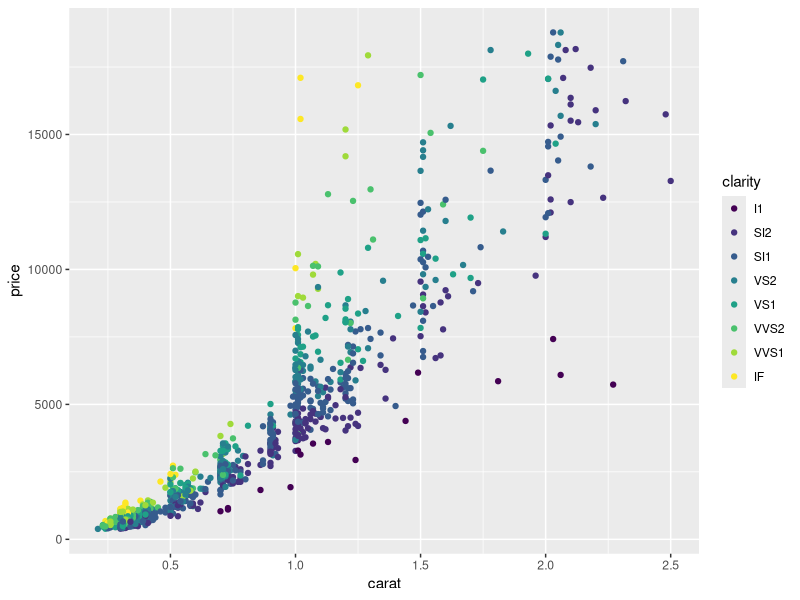
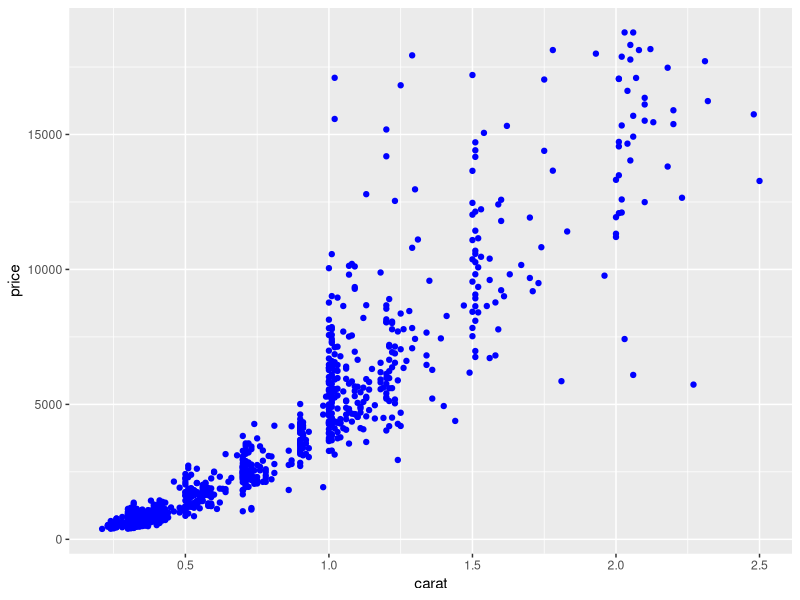
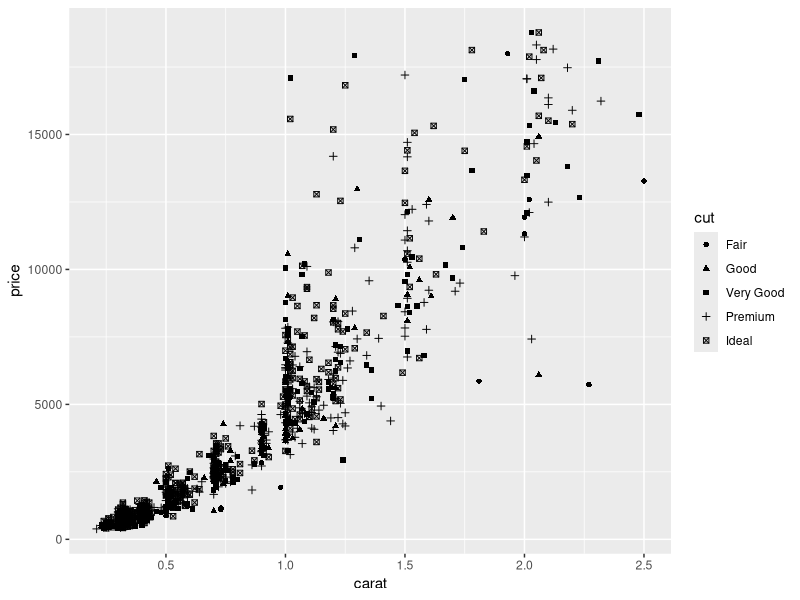
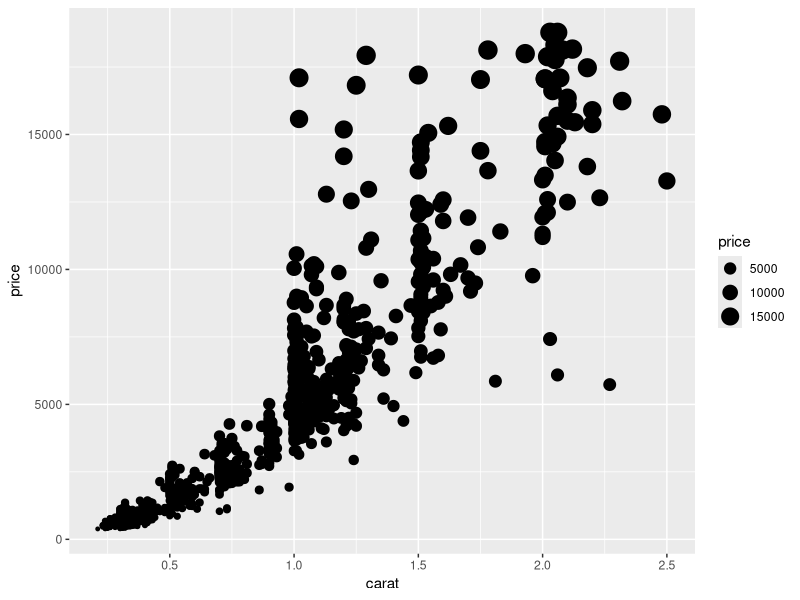
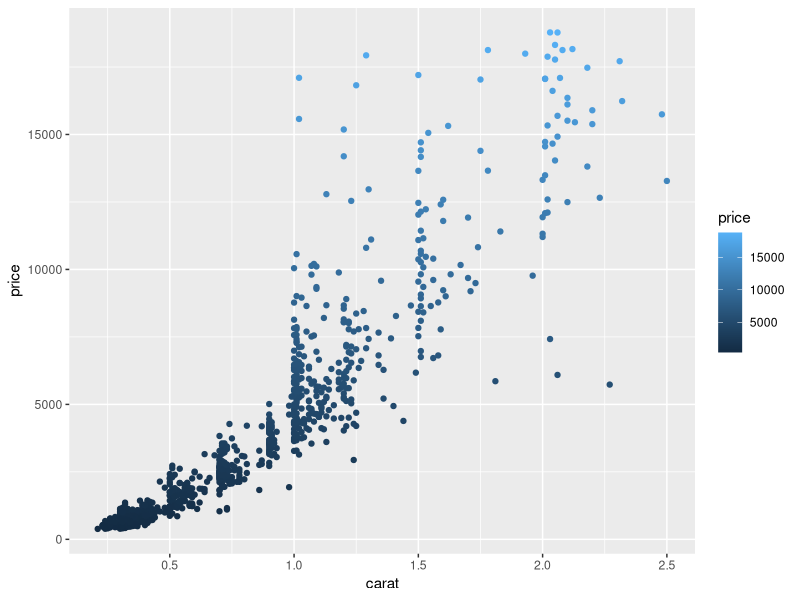
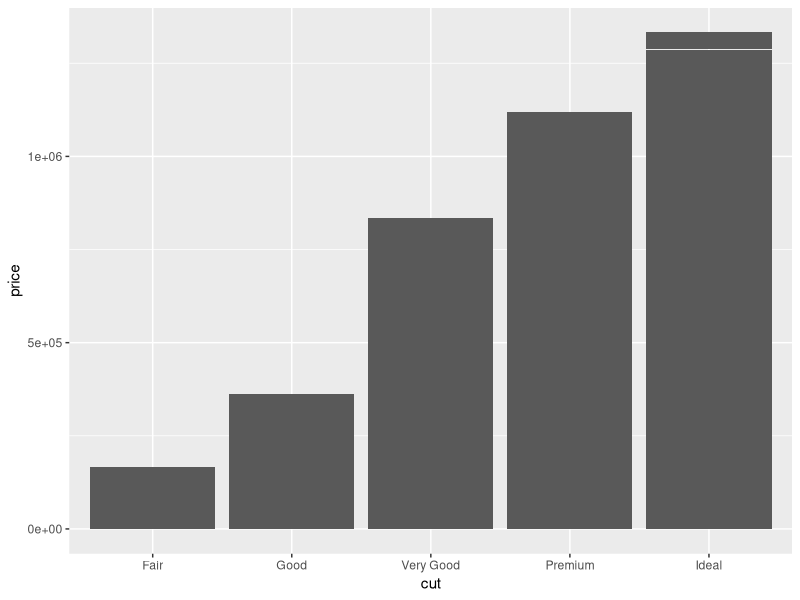
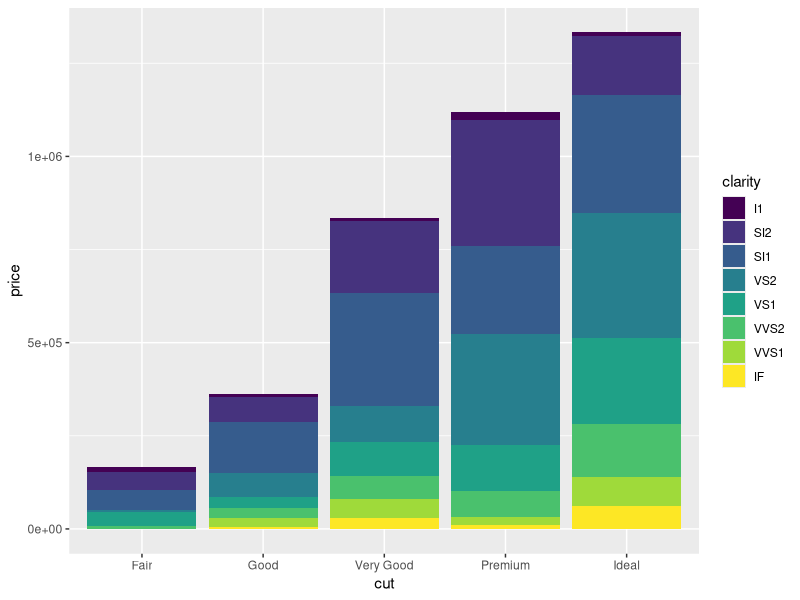

The R script that drew these images, in order:
# Exercise 1: ggplot2 basics

# Install and load the `ggplot2` package
# You will also want to load `dplyr`
library("ggplot2")
library("dplyr")

# For this exercise you'll be working with the `diamonds` data set included in 
# the ggplot2 library
# Use `?diamonds` to get more information about this data set (including the 
# column descriptions. Also check the _column names_ and the _number of rows_ 
# in the data set
?diamonds


# This data set has A LOT of rows. To make things a bit more readable, 
# use dplyr's `sample_n()` function to get a random 1000 rows from the data set
# Store this sample in a variable `diamonds_sample`
diamonds_sample <- sample_n(diamonds, 1000)

# Start by making a new `ggplot` with the `diamonds_sample` as the data (no 
# geometry yet)
# What do you see? (What did you expect?)
ggplot(data = diamonds_sample) +
  geom_point(mapping = aes(x = carat, y = price, color = clarity))

# Draw a scatter plot (with point geometry) with for the `diamonds_sample` set, 
# with the `carat` mapped to the x-position and `price` mapped to the y-position.
ggplot(data = diamonds_sample) +
  geom_point(mapping = aes(x = carat, y = price), color = "blue")

# Draw the same plot as above, but color each of the points based on their 
# clarity.
ggplot(data = diamonds_sample) +
  geom_point(mapping = aes(x = carat, y = price, shape = cut))

# Draw the same plot as above, but for the entire `diamonds` data set. Note this
# may take a few seconds to generate.
ggplot(data = diamonds_sample) +
  geom_point(mapping = aes(x = carat, y = price, size = price))

# Draw another scatter plot for `diamonds_sample` of price (y) by carat (x),
# but with all of the dots colored "blue".
# Hint: you'll need to set the color channel, not map a value to it!
ggplot(data = diamonds_sample) +
  geom_point(mapping = aes(x = carat, y = price, color = price))

# Draw a scatter plot for `diamonds_sample` of `price` by `carat`, where each
# point has an aesthetic _shape_ based on the diamond's `cut`.


# Draw a scatter plot for `diamonds_sample` of *`cut`* by `carat`, where each
# point has an aesthetic _size_ based on the diamond's *`price`*


# Try coloring the above plot based on the diamond's price!


# Draw a line plot (with line geometry) for `diamonds_sample`. The x-position 
# should be mapped to carat, y-position to price, and color to cut.


# That's kind of messy. Try using `smooth` geometry instead.


# Draw a plot with column geometry (a bar chart), mapping the diamond's `cut` to 
# the x-axis and `price` to the y-axis. Note that by default, column geometry 
# will us the "sum" of all of the y-values, so that the chart is actually of the
# TOTAL value of all of the diamonds of that cut!
ggplot(data = diamonds_sample) +
  geom_col(mapping = aes(x = cut, y = price))

# Add an aesthetic property that will _fill_ each bar geometry based on the 
# `clarity` of the diamonds. 
# What kind of chart do you get?
ggplot(data = diamonds_sample) +
  geom_col(mapping = aes(x = cut, y = price, fill = clarity))


# Draw a plot of the `diamonds_sample` data (price by carat), with both points 
# for each diamond AND smoothed lines for each cut (hint: in a separate color)
# Give the points an `alpha` (transparency) of 0.3 to make the plot look nicer


## Bonus
# Draw a column chart of average diamond prices by clarity, and include 
# "error bars" marking the standard error of each measurement.
#
# You can calculate standard error as the _standard deviation_ divided by the 
# square root of the number of measurements (prices)

# Start by creating a data frame `clarity_summary` that includes summarized data 
# for each clarity group. Your summary data should include the mean price and the
# standard error of the price.


# Then draw the plot. The error bars should stretch from the mean-error to the 
# mean+error.

